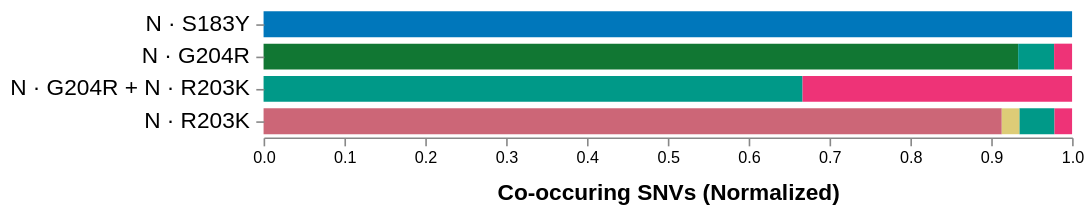

Vega-Lite specification stored for this chart:
### Vega specification from a JSON file in a GitHub repository (floating-point values rounded to 4 significant figures)
{"$schema": "https://vega.github.io/schema/vega/v5.json", "description": "A basic stacked bar chart example.", "width": 500, "padding": 5, "autosize": "pad", "signals": [{"name": "combiLabelsSignal", "update": "data('combi_labels')"}, {"name": "rangeStep", "value": 20}, {"name": "innerPadding", "value": 0.2}, {"name": "outerPadding", "value": 0.1}, {"name": "stackOffset", "value": "normalize"}, {"name": "xLabel", "value": "Co-occuring SNVs (Normalized)"}, {"name": "xFormat", "value": "s"}, {"name": "dna", "value": false}, {"name": "posField", "update": "dna ? 0 : 1"}, {"name": "hoverGroup", "value": null, "on": [{"events": "rect:mouseover!", "update": "{group: datum.snv}"}, {"events": "rect:mouseout!", "update": "null"}]}, {"name": "height", "update": "yExtent[1]"}, {"name": "clearGroup", "value": true, "comment": "If clicking on anything but a combi bar, then clear the selection (by clearing the 'selection' data object)", "on": [{"events": "mouseup[!event.item]", "update": "true", "force": true}]}, {"name": "shiftGroup", "value": false, "comment": "Track whether or not the shift key is pressed. Used to select multiple combis by holding down shift before clicking", "on": [{"events": "@combibars:click", "update": "event.shiftKey", "force": true}, {"events": "@yAxisLabels:click", "update": "event.shiftKey", "force": true}]}, {"name": "clickedGroups", "value": null, "comment": "Track clicks on the combi bars, for selection purposes", "on": [{"events": "@combibars:click", "update": "{group: datum.snv}", "force": true}, {"events": "@yAxisLabels:click", "update": "{group: datum.value}", "force": true}]}], "data": [{"name": "selectedGroups", "values": [{"group": "N|62|E|V"}], "on": [{"trigger": "clearGroup", "remove": true}, {"trigger": "!shiftGroup", "remove": true}, {"trigger": "!shiftGroup && clickedGroups", "insert": "clickedGroups"}, {"trigger": "shiftGroup && clickedGroups", "toggle": "clickedGroups"}]}, {"name": "cooccurrence_data", "format": {"parse": {"combi": "string", "combiName": "string", "snv": "string", "count": "number", "snvName": "string"}}, "values": [{"combi": "N|183|S|Y", "combiName": "N · S183Y", "snv": "N|147|G|S", "snvName": "N · G147S", "color": "#0077bb", "count": 1}, {"combi": "N|204|G|R", "combiName": "N · G204R", "snv": "N|203|R|K", "snvName": "N · R203K", "color": "#117733", "count": 42}, {"combi": "N|204|G|R", "combiName": "N · G204R", "snv": "N|366|T|I", "snvName": "N · T366I", "color": "#009988", "count": 2}, {"combi": "N|204|G|R", "combiName": "N · G204R", "snv": "N|1510|P|S", "snvName": "N · P1510S", "color": "#ee3377", "count": 1}, {"combi": "N|204|G|R + N|203|R|K", "combiName": "N · G204R + N · R203K", "snv": "N|366|T|I", "snvName": "N · T366I", "color": "#009988", "count": 2}, {"combi": "N|204|G|R + N|203|R|K", "combiName": "N · G204R + N · R203K", "snv": "N|1510|P|S", "snvName": "N · P1510S", "color": "#ee3377", "count": 1}, {"combi": "N|203|R|K", "combiName": "N · R203K", "snv": "N|204|G|R", "snvName": "N · G204R", "color": "#cc6677", "count": 42}, {"combi": "N|203|R|K", "combiName": "N · R203K", "snv": "N|366|T|I", "snvName": "N · T366I", "color": "#009988", "count": 2}, {"combi": "N|203|R|K", "combiName": "N · R203K", "snv": "N|1510|P|S", "snvName": "N · P1510S", "color": "#ee3377", "count": 1}, {"combi": "N|203|R|K", "combiName": "N · R203K", "snv": "N|232|S|T", "snvName": "N · S232T", "color": "#ddcc77", "count": 1}], "transform": [{"type": "formula", "expr": "dna ? 'NT' : split(datum.snv, '|')[0]", "as": "gene_protein"}, {"type": "formula", "expr": "parseInt(split(datum.snv, '|')[posField])", "as": "pos"}, {"type": "stack", "groupby": ["combi"], "sort": {"field": ["gene_protein", "pos"], "order": ["ascending", "ascending"]}, "field": "count", "offset": {"signal": "stackOffset"}}]}, {"name": "combi_bars", "source": "cooccurrence_data", "transform": [{"type": "aggregate", "groupby": ["combi", "combiName"]}, {"type": "formula", "as": "span", "expr": "rangeStep * bandspace(1, innerPadding, outerPadding)"}, {"type": "stack", "field": "span"}, {"type": "extent", "field": "y1", "signal": "yExtent"}]}, {"name": "combi_labels", "source": "combi_bars", "transform": [{"type": "project", "fields": ["combiName"]}]}], "scales": [{"name": "yscale", "type": "band", "round": true, "range": {"step": {"signal": "rangeStep"}}, "domain": {"data": "combi_bars", "field": "combi"}, "paddingInner": {"signal": "innerPadding"}, "paddingOuter": {"signal": "outerPadding"}}, {"name": "xscale", "type": "linear", "range": "width", "nice": true, "zero": true, "domain": {"data": "cooccurrence_data", "field": "y1"}}, {"name": "yLabels", "type": "ordinal", "domain": {"data": "combi_bars", "field": "combi"}, "range": {"signal": "combiLabelsSignal"}}], "axes": [{"orient": "bottom", "scale": "xscale", "zindex": 1, "format": {"signal": "xFormat"}, "title": {"signal": "xLabel"}, "titleFontSize": 14, "titlePadding": 10}, {"orient": "left", "scale": "yscale", "domain": false, "zindex": 1, "labelFontSize": 14, "labelLimit": 400, "labelPadding": 4, "encode": {"labels": {"name": "yAxisLabels", "interactive": true, "update": {"text": {"signal": "scale('yLabels', datum.value).combiName"}, "opacity": {"value": 1.0}}, "hover": {"opacity": {"value": 0.6}}}}}], "marks": [{"name": "layer0", "type": "group", "encode": {"update": {"width": {"signal": "width"}, "height": {"signal": "height"}}}, "marks": [{"name": "combibars", "type": "rect", "from": {"data": "cooccurrence_data"}, "encode": {"enter": {"strokeWidth": {"value": 2}, "fill": {"field": "color"}}, "update": {"tooltip": {"signal": "{title: datum.snvName, 'Co-occurs with': datum.combiName, 'Count': datum.count}"}, "y": {"scale": "yscale", "field": "combi"}, "height": {"scale": "yscale", "band": 1}, "x": {"scale": "xscale", "field": "y1"}, "x2": {"scale": "xscale", "field": "y0"}, "fillOpacity": [{"test": "hoverGroup && hoverGroup.group == datum.snv", "value": 0.7}, {"value": 1.0}], "stroke": [{"test": "hoverGroup && hoverGroup.group == datum.snv", "value": "#333"}, {"value": "transparent"}], "zindex": [{"test": "hoverGroup && hoverGroup.group == datum.snv", "value": 3}, {"value": 1}]}}}]}]}
